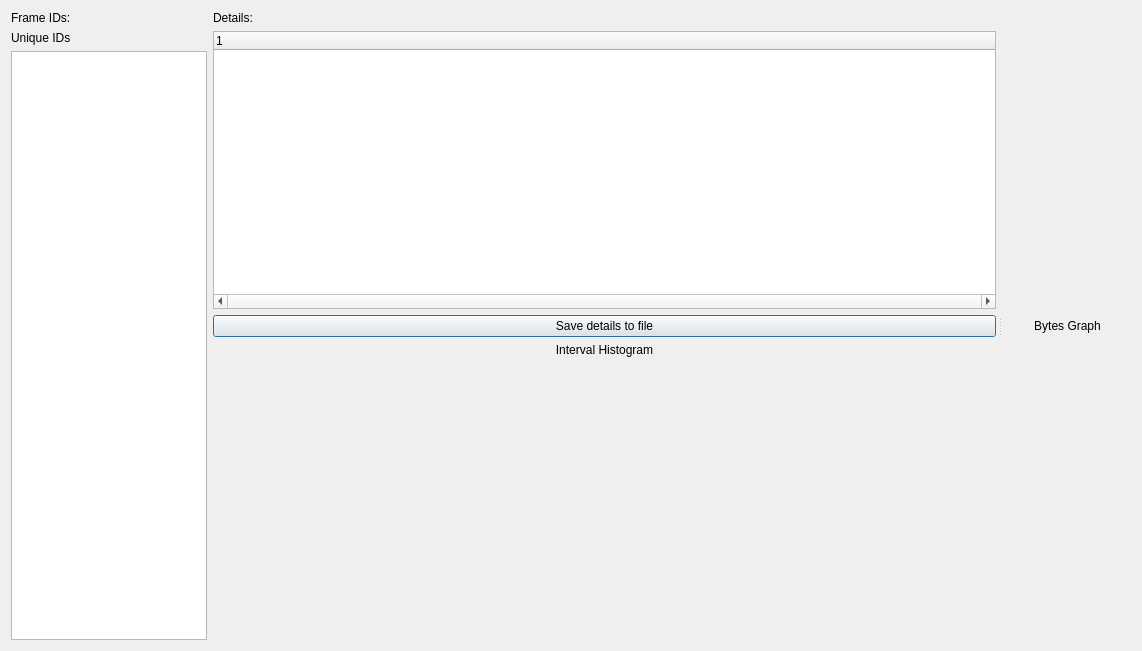
<?xml version="1.0" encoding="UTF-8"?>
<ui version="4.0">
 <class>FrameInfoWindow</class>
 <widget class="QDialog" name="FrameInfoWindow">
  <property name="geometry">
   <rect>
    <x>0</x>
    <y>0</y>
    <width>1142</width>
    <height>651</height>
   </rect>
  </property>
  <property name="windowTitle">
   <string>Detailed Frame Information</string>
  </property>
  <layout class="QHBoxLayout" name="horizontalLayout_2">
   <item>
    <widget class="QSplitter" name="splitter">
     <property name="orientation">
      <enum>Qt::Horizontal</enum>
     </property>
     <property name="handleWidth">
      <number>8</number>
     </property>
     <widget class="QWidget" name="layoutWidget">
      <layout class="QVBoxLayout" name="verticalLayout_2">
       <item>
        <layout class="QHBoxLayout" name="horizontalLayout" stretch="1,4">
         <item>
          <layout class="QVBoxLayout" name="verticalLayout_3">
           <item>
            <widget class="QLabel" name="lblFrameID">
             <property name="text">
              <string>Frame IDs:</string>
             </property>
            </widget>
           </item>
           <item>
            <widget class="QLabel" name="lblUniqueID">
             <property name="text">
              <string>Unique IDs</string>
             </property>
            </widget>
           </item>
           <item>
            <widget class="QListWidget" name="listFrameID">
             <property name="sizePolicy">
              <sizepolicy hsizetype="Fixed" vsizetype="Expanding">
               <horstretch>0</horstretch>
               <verstretch>0</verstretch>
              </sizepolicy>
             </property>
             <property name="minimumSize">
              <size>
               <width>80</width>
               <height>0</height>
              </size>
             </property>
            </widget>
           </item>
          </layout>
         </item>
         <item>
          <layout class="QVBoxLayout" name="verticalLayout">
           <item>
            <widget class="QLabel" name="label_2">
             <property name="text">
              <string>Details:</string>
             </property>
            </widget>
           </item>
           <item>
            <widget class="QTreeWidget" name="treeDetails">
             <property name="horizontalScrollBarPolicy">
              <enum>Qt::ScrollBarAlwaysOn</enum>
             </property>
             <column>
              <property name="text">
               <string notr="true">1</string>
              </property>
             </column>
            </widget>
           </item>
           <item>
            <widget class="QPushButton" name="btnSave">
             <property name="text">
              <string>Save details to file</string>
             </property>
            </widget>
           </item>
           <item>
            <widget class="QLabel" name="label_time">
             <property name="text">
              <string>Interval Histogram</string>
             </property>
             <property name="alignment">
              <set>Qt::AlignCenter</set>
             </property>
            </widget>
           </item>
           <item>
            <widget class="QCustomPlot" name="timeHistogram" native="true">
             <property name="sizePolicy">
              <sizepolicy hsizetype="Expanding" vsizetype="Expanding">
               <horstretch>0</horstretch>
               <verstretch>0</verstretch>
              </sizepolicy>
             </property>
             <property name="minimumSize">
              <size>
               <width>0</width>
               <height>0</height>
              </size>
             </property>
            </widget>
           </item>
          </layout>
         </item>
        </layout>
       </item>
      </layout>
     </widget>
     <widget class="QWidget" name="layoutWidget1">
      <layout class="QVBoxLayout" name="verticalLayout_4" stretch="2,0,2">
       <item>
        <layout class="QGridLayout" name="gridUpper"/>
       </item>
       <item>
        <widget class="QLabel" name="label_3">
         <property name="text">
          <string>Bytes Graph</string>
         </property>
         <property name="alignment">
          <set>Qt::AlignCenter</set>
         </property>
        </widget>
       </item>
       <item>
        <layout class="QGridLayout" name="gridLower" rowstretch="0"/>
       </item>
      </layout>
     </widget>
    </widget>
   </item>
  </layout>
 </widget>
 <customwidgets>
  <customwidget>
   <class>QCustomPlot</class>
   <extends>QWidget</extends>
   <header>qcustomplot.h</header>
   <container>1</container>
  </customwidget>
 </customwidgets>
 <tabstops>
  <tabstop>listFrameID</tabstop>
  <tabstop>treeDetails</tabstop>
 </tabstops>
 <resources/>
 <connections/>
 <slots>
  <slot>updateDetailsWindow(QListWidgetItem*)</slot>
 </slots>
</ui>
